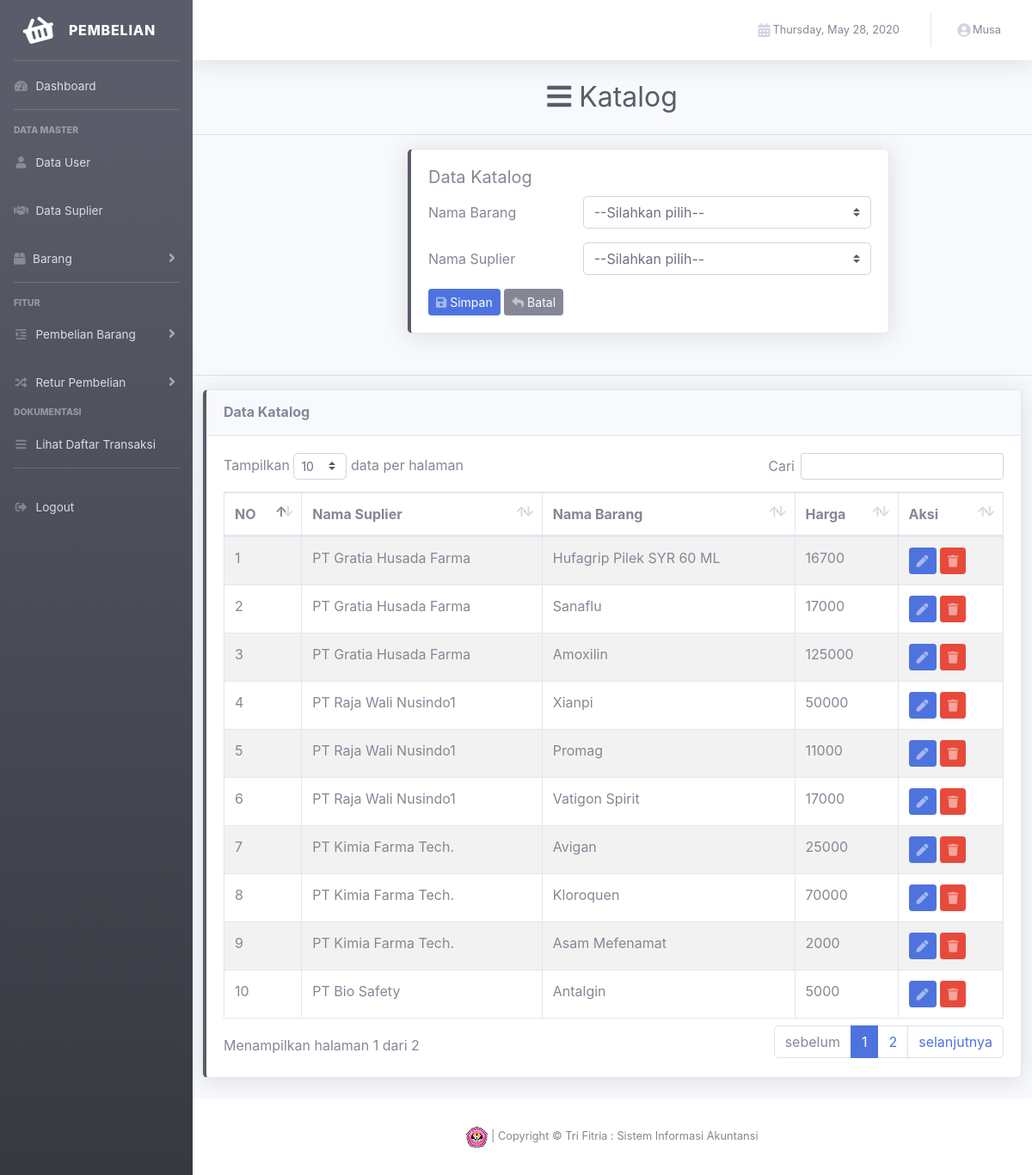
The page /view/index.php?p=katalog (signed in) on the database its author committed.
### tables this page shows
CREATE TABLE IF NOT EXISTS `katalog` (
  `id_barang` varchar(6) NOT NULL,
  `id_suplier` varchar(6) NOT NULL
);

CREATE TABLE IF NOT EXISTS `suplier` (
  `id_suplier` varchar(6) NOT NULL,
  `nama_suplier` varchar(45) NOT NULL,
  `nomor_telepon` varchar(15) NOT NULL,
  `alamat` text NOT NULL
);

CREATE TABLE IF NOT EXISTS `barang` (
  `id_barang` varchar(6) NOT NULL,
  `nama_barang` varchar(25) NOT NULL,
  `id_jenis_barang` varchar(4) NOT NULL,
  `harga_barang` int(7) NOT NULL,
  `jumlah_barang` int(5) NOT NULL,
  `id_satuan_barang` varchar(4) NOT NULL
);

### control/katalog/katalog.php (called while the page is built, shortened)
<?php
    class katalog{
        public function tampil(){
            $koneksi = new koneksi;
            $query = mysqli_query($koneksi->conn,"SELECT katalog.id_barang, `nama_barang`, `harga_barang`, `nama_suplier` FROM `katalog` join barang on katalog.id_barang = barang.id_barang join suplier on suplier.id_suplier = katalog.id_suplier");
            if (mysqli_num_rows($query) > 0) {
                while ($row = mysqli_fetch_array($query)) {
                    $data[] = $row;
                }
                return $data;
            }
        }
    }
    ?>

### control/koneksi.php (called while the page is built, shortened)
<?php
    class koneksi{
        private $dbhost = "localhost";
        private $dbuser = "root";
        private $dbname = "hph_proj_db";
        private $dbpass = "";
        public function __construct(){
        $this->conn = mysqli_connect($this->dbhost, $this->dbuser, $this->dbpass, $this->dbname) or die("Koneksi gagal");
        }
    }
    ?>

### control/barang/barang.php (called while the page is built, shortened)
<?php
    class barang{
        public function tampil_barang_keseluruhan(){
            $koneksi = new koneksi;
            $query = mysqli_query($koneksi->conn,"SELECT id_barang, nama_barang, keterangan_jenis_barang, harga_barang, jumlah_barang, keterangan_satuan_barang FROM barang Join jenis_barang on barang.id_jenis_barang = jenis_barang.id_jenis_barang Join satuan_barang on barang.id_satuan_barang = satuan_barang.id_satuan_barang order by id_barang");
            if (mysqli_num_rows($query) > 0) {
                while ($row = mysqli_fetch_array($query)) {
                    $data[] = $row;
                }
                return $data;
            }
        }
    }
    ?>

### control/relation/suplayer.php (called while the page is built, shortened)
<?php
    class suplier{
        public function tampil(){
            $koneksi = new koneksi;
            $query = mysqli_query($koneksi->conn,"SELECT * FROM `suplier`");
            if (mysqli_num_rows($query)>0) {
                while ($row= mysqli_fetch_array($query)) {
                    $data[]= $row;
                }
                return $data;
            }
        }
    }
    ?>

### view/content/katalog/data_katalog.php (the view, shortened to what this page needs)
<div class="d-sm-flex align-items-center justify-content-center mb-4">
        <h1 class="h2 mb-0 text-gray-800">
        <i class="fa fa-bars" aria-hidden="true"></i>
            Katalog
        </h1>
</div>
    <hr class ="sidebar-diver"></hr>
    <div class="row justify-content-center mb-4 align-items-center">
        <div class="col-lg-7">
            <div class="card shadow mb-4 border-left-dark " style="width: 35rem;">
                <div class="card-body">
                    <h5 class="card-title">Data Katalog</h5>
                    <p class="card-text">
                    <form action="" method="post" class="form-horizontal">
                        <div class="form-group row">
                            <label for="" class="col-sm-4 col-form-label">Nama Barang</label>
                            <div class="col-sm-8">
                            <select class="custom-select" id="" required name="id_barang" data-live-search="true">
                                <option value="">--Silahkan pilih--</option>
                            <?php
                            foreach($barang->tampil_barang_keseluruhan() as $bar){
                            ?>
                                <option value="<?= $bar['id_barang'];?>"><?= $bar['nama_barang']?></option>
                            <?php } ?>
                            </select>
                            </div>
                        </div>
                        <div class="form-group row">
                            <label for="" class="col-sm-4 col-form-label">Nama Suplier</label>
                            <div class="col-sm-8">
                            <select class="custom-select" id="" required name="id_suplier" data-live-search="true">
                                <option value="">--Silahkan pilih--</option>
                            <?php
                            foreach($suplier->tampil() as $sup){
                            ?>
                                <option value="<?= $sup['id_suplier'];?>"><?= $sup['nama_suplier']?></option>
                            <?php } ?>
                            </select>
                            </div>
                        </div>
                      </p>
                        <button type="submit" name="simpan_katalog" class="btn btn-sm btn-primary btn-custom">
                          <span class="icon text-white-50">
                            <i class="fas fa-save"></i>
                          </span>
                          <span class="text">Simpan</span>
                        </button>
                        <a href="index.php?p=katalog" class="btn btn-sm btn-secondary btn-custom" onClick="return confirm('semua data yang diisikan akan hilang!');">
                          <span class="icon text-white-50">
                              <i class="fas fa-reply"></i>
                          </span>
                        <span class="text">Batal</span>
                      </a>
                </div>
              </div>
        </div>
    </div>
    <hr class ="sidebar-diver"></hr>
    <div class="col">
      <div class="row">
        <div class="col">
          <div class="card shadow mb-4 border-left-dark">
            <div class="card-header py-3">
              <h6 class="m-0 font-weight-bold">Data Katalog</h6>
            </div>
            <div class="card-body" >
              <div class="table-responsive">
                <table class="table table-bordered table-striped" id="dataTable" width="100%" cellspacing="0">
                      <thead>
                        <tr>
                            <th>NO</th>
                            <th>Nama Suplier</th>
                            <th>Nama Barang</th>
                            <th>Harga</th>
                            <th>Aksi</th>
                        </tr>
                      </thead>
                      <tbody>
                      <?php
                          if ($katalog->tampil() != False) {
                            $no =1;
                            foreach($katalog->tampil() as $katalog_dat){
                              ?>
                            <tr>
                            <td><?php echo $no++ ;?></td>
                            <td><?php echo $katalog_dat['nama_suplier'] ;?></td>
                            <td><?php echo $katalog_dat['nama_barang'] ;?></td>
                            <td><?php echo $katalog_dat['harga_barang'] ;?></td>
                            <td>
                                <a href="?p=update_data_katalog&id_barang=<?php echo $katalog_dat['id_barang']; ?>">
                                  <button type="submit" name="edit_suplier" class="btn btn-sm btn-primary btn-custom">
                                    <span class="icon text-white-50">
                                      <i class="fas fa-pen"></i>
                                    </span>
                                  </button>
                                </a>
                                <a href="?p=hapus_data_katalog&id_barang=<?php echo $katalog_dat['id_barang']; ?>">
                                  <button name="hapus_suplier" class="btn btn-sm btn-danger btn-custom "  onClick="return confirm('Yakin Akan Menghapus Data?');">
                                    <span class="icon text-white-50">
                                      <i class="fas fa-trash"></i>
                                    </span>
                                  </button>
                                </a>
                            </td>
                          </tr>
                        <?php
                        }
                      }
                      ?>
                      </tbody>
                    </table>
                  </div>
                </div>
              </div>
        </div>
      </div>
    </div>

### rows shown on the page
katalog: id_suplier.nama_suplier "PT Gratia Husada Farma", barang.nama_barang "Hufagrip Pilek SYR 60 ML", barang.harga_barang "16700"
katalog: id_suplier.nama_suplier "PT Gratia Husada Farma", barang.nama_barang "Sanaflu", barang.harga_barang "17000"
katalog: id_suplier.nama_suplier "PT Gratia Husada Farma", barang.nama_barang "Amoxilin", barang.harga_barang "125000"
katalog: id_suplier.nama_suplier "PT Raja Wali Nusindo1", barang.nama_barang "Xianpi", barang.harga_barang "50000"
katalog: id_suplier.nama_suplier "PT Raja Wali Nusindo1", barang.nama_barang "Promag", barang.harga_barang "11000"
katalog: id_suplier.nama_suplier "PT Raja Wali Nusindo1", barang.nama_barang "Vatigon Spirit", barang.harga_barang "17000"
katalog: id_suplier.nama_suplier "PT Kimia Farma Tech.", barang.nama_barang "Avigan", barang.harga_barang "25000"
katalog: id_suplier.nama_suplier "PT Kimia Farma Tech.", barang.nama_barang "Kloroquen", barang.harga_barang "70000"
katalog: id_suplier.nama_suplier "PT Kimia Farma Tech.", barang.nama_barang "Asam Mefenamat", barang.harga_barang "2000"
katalog: id_suplier.nama_suplier "PT Bio Safety", barang.nama_barang "Antalgin", barang.harga_barang "5000"

### other values the page prints
$_SESSION['nama_user'] "Musa"
